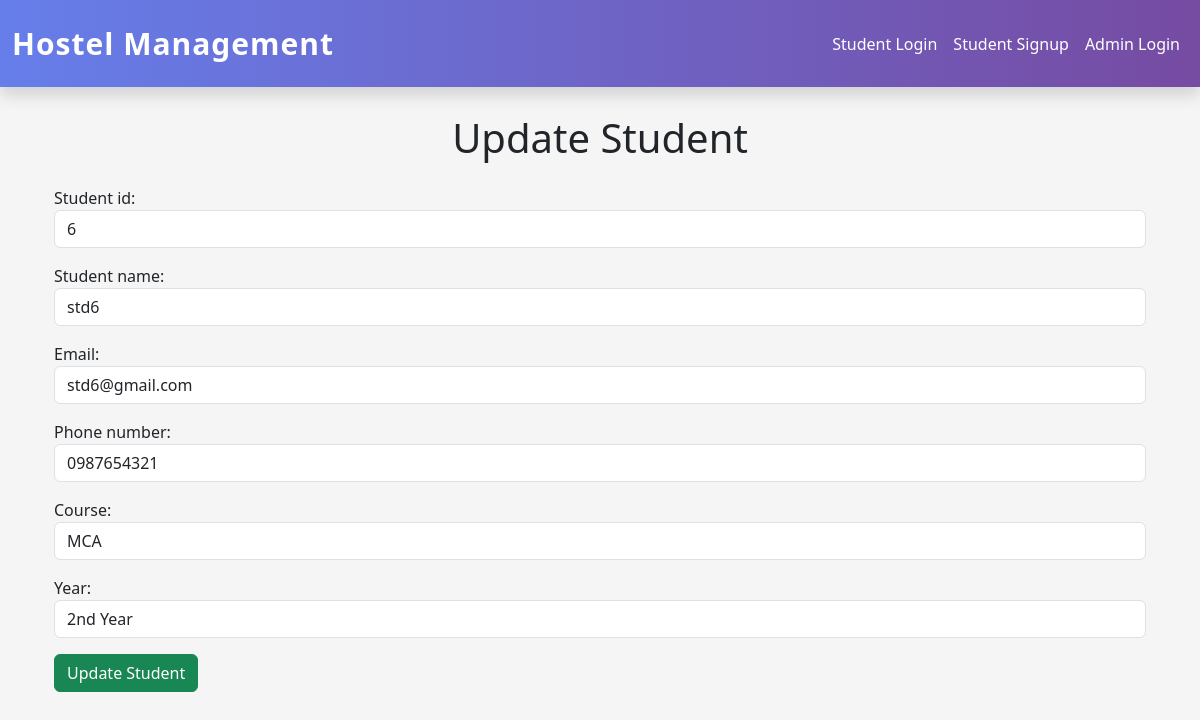
The app's page /update-student/7/ with its own data.
### hostel_app/models.py (models this page shows, shortened)
class Student(models.Model):
    student_id = models.CharField(
        max_length=20
    )
    student_name = models.CharField(max_length=100)
    email = models.EmailField(unique=True)
    phone_number = models.CharField(max_length=15)
    course = models.CharField(max_length=100)
    year = models.IntegerField()

### hostel_app/views.py (the view, shortened to what this page needs)
# urls.py: path('update-student/<int:id>/',views.update_student,name='update-student'),
def update_student(request, id):
    student = get_object_or_404(
        Student,
        id=id
    )
    form = StudentForm(instance=student)
    context = {
        'form': form
    }
    return render(
        request,
        'students/update_student.html',
        context
    )

### hostel_app/templates/students/update_student.html (shortened to what this page needs)
{% extends "master.html" %}
{% block content %}
<h1 class="text-center mt-4 mb-4">
    Update Student
</h1>
<div class="container">
    <form action="" method="POST">
        {{ form.as_p }}
        <button
            type="submit"
            class="btn btn-success"
        >
            Update Student
        </button>
    </form>
</div>
{% endblock content %}

### hostel_app/templates/master.html (style rules this page uses)
body { padding-top: 90px; }

### records on screen
Student: student_id "6", student_name "std6", email "std6@gmail.com", phone_number "0987654321", course "MCA", year "2nd Year"
